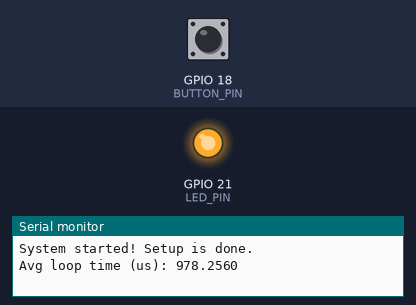
Simulated run of this program. Board: ESP32-S3. On the bench: output pins drawn as LEDs (lit = HIGH), the last lines printed to the serial monitor. Dashed ring = blinking. The inputs (shaded band) are chosen by the test bench; at power-on: GPIO 18 (BUTTON_PIN) HIGH.

Above: at 3.2 s.
3.3 s: GPIO 18 (BUTTON_PIN) pulled LOW for 0.15 s
At 3.8 s:
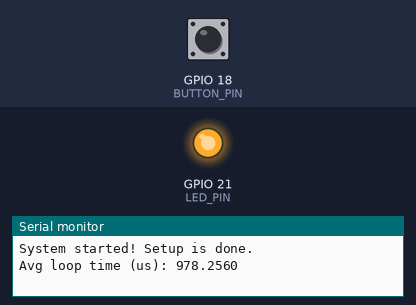
4.9 s: GPIO 18 (BUTTON_PIN) pulled LOW for 1 s
At 6.0 s:
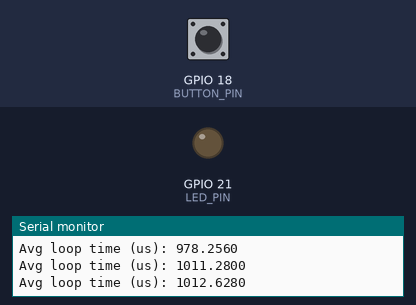
7.4 s: GPIO 18 (BUTTON_PIN) pulled LOW for 3.2 s
At 8.3 s:
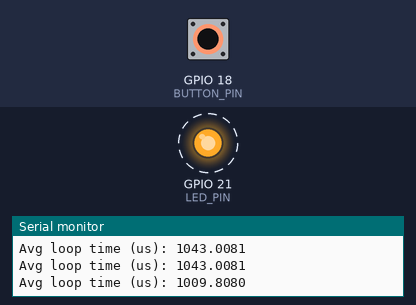
Timing chart, 0 to 18.1 s (numbered marks = the images above; inputs shaded):
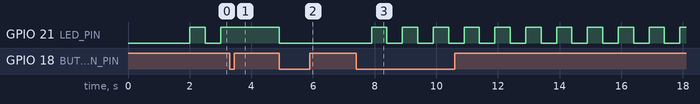

The program:

main.cpp
```cpp
#include <Arduino.h>

struct Config {
    static constexpr uint8_t LED_PIN = 21;
    static constexpr uint8_t BUTTON_PIN = 18;
    static constexpr uint32_t BLINK_INTERVAL = 500;
    static constexpr uint32_t DEBOUNCE_DELAY = 50; // мс для антидребезгу
    static constexpr uint16_t MEASURE_ITERATIONS = 1000;
};

enum class LedState { Off, On };

// Режими роботи
enum class WorkMode {
    Blinking,
    AlwaysOn,
    AlwaysOff
};

class Led {
private:
    uint8_t pin;
public:
    constexpr Led(uint8_t p) : pin(p) {}
    void init() const {
        pinMode(pin, OUTPUT);
        digitalWrite(pin, LOW);
    }
    void set(LedState state) const {
        digitalWrite(pin, state == LedState::On ? HIGH : LOW);
    }
};

Led myLed(Config::LED_PIN);
LedState currentLedState = LedState::Off;
WorkMode currentMode = WorkMode::Blinking;

uint32_t lastBlinkTime = 0;
uint32_t lastDebounceTime = 0;

uint32_t iterationCount = 0;
uint32_t startMeasureMicros = 0; // Для правильного вимірювання пачки ітерацій

// Прапорець переривання (обов'язково volatile)
volatile bool buttonPressedISR = false;

// Функція переривання
void IRAM_ATTR handleButtonInterrupt() {
    buttonPressedISR = true;
}

void setup() {
    Serial.begin(115200);
    delay(2000); // Даємо час порту для ініціалізації
    Serial.println("System started! Setup is done.");

    myLed.init();

    // Налаштування кнопки
    pinMode(Config::BUTTON_PIN, INPUT_PULLUP);
    attachInterrupt(digitalPinToInterrupt(Config::BUTTON_PIN), handleButtonInterrupt, FALLING);
}

void loop() {
    // Фіксуємо час на початку першої ітерації з пачки
    if (iterationCount == 0) {
        startMeasureMicros = micros();
    }

    uint32_t currentMillis = millis();

    // 1. Обробка кнопки (Антидребезг)
    if (buttonPressedISR) {
        buttonPressedISR = false;

        if (currentMillis - lastDebounceTime > Config::DEBOUNCE_DELAY) {
            lastDebounceTime = currentMillis;

            if (currentMode == WorkMode::Blinking) {
                currentMode = WorkMode::AlwaysOn;
            } else if (currentMode == WorkMode::AlwaysOn) {
                currentMode = WorkMode::AlwaysOff;
            } else {
                currentMode = WorkMode::Blinking;
            }
        }
    }

    // 2. Логіка роботи LED
    switch (currentMode) {
        case WorkMode::Blinking:
            if (currentMillis - lastBlinkTime >= Config::BLINK_INTERVAL) {
                lastBlinkTime = currentMillis;
                currentLedState = (currentLedState == LedState::Off) ? LedState::On : LedState::Off;
                myLed.set(currentLedState);
            }
            break;
        case WorkMode::AlwaysOn:
            myLed.set(LedState::On);
            break;
        case WorkMode::AlwaysOff:
            myLed.set(LedState::Off);
            break;
    }

    // 3. Вимірювання часу superloop
    iterationCount++;

    if (iterationCount >= Config::MEASURE_ITERATIONS) {
        uint32_t totalTimeFor1000 = micros() - startMeasureMicros;
        float avgTime = (float)totalTimeFor1000 / Config::MEASURE_ITERATIONS;

        Serial.print("Avg loop time (us): ");
        Serial.println(avgTime, 4); // Вивід з 4 знаками після коми

        iterationCount = 0;
    }
}
```

Measured:
- after the input at 3.3 s, GPIO 21 (LED_PIN): stays HIGH (without the input it goes to LOW after 0.20 s)
- after the input at 4.9 s, GPIO 21 (LED_PIN): HIGH → LOW at once
- after the input at 7.4 s, GPIO 21 (LED_PIN): alternates HIGH for 0.50 s and LOW for 0.50 s, starting after 0.50 s
